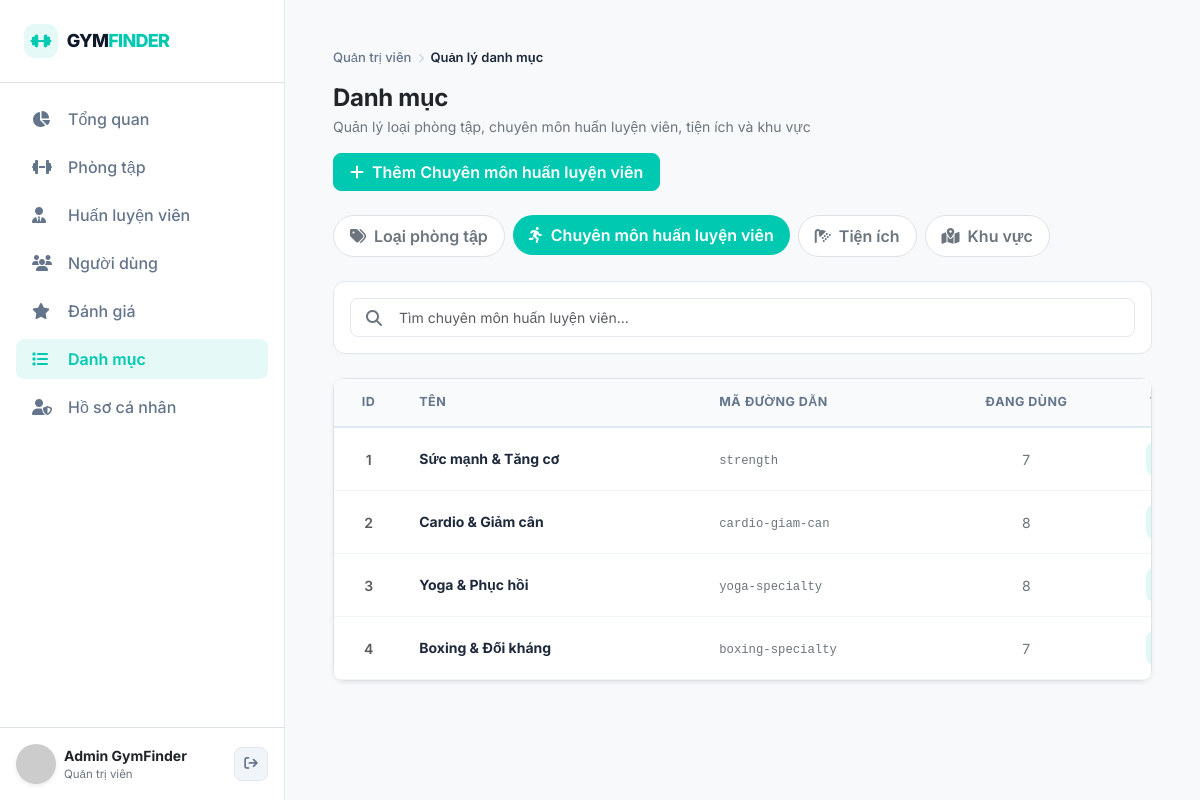
Page /admin/pages/categories.php?tab=specialties (signed in) on the committed database.
### tables this page shows
CREATE TABLE users (
  id            INT UNSIGNED NOT NULL AUTO_INCREMENT,
  full_name     VARCHAR(100) NOT NULL,
  email         VARCHAR(255) NOT NULL,
  phone         VARCHAR(20)  NULL,
  password_hash VARCHAR(255) NOT NULL,
  avatar_url    VARCHAR(255) NULL,
  role          ENUM('user','admin')    NOT NULL DEFAULT 'user',
  status        ENUM('active','locked') NOT NULL DEFAULT 'active',
  last_login_at DATETIME NULL,
  created_at    DATETIME NOT NULL DEFAULT CURRENT_TIMESTAMP,
  updated_at    DATETIME NOT NULL DEFAULT CURRENT_TIMESTAMP ON UPDATE CURRENT_TIMESTAMP,

  PRIMARY KEY (id),
  UNIQUE KEY uq_users_email (email),
  UNIQUE KEY uq_users_phone (phone),
  KEY idx_users_role_status (role, status),

  CONSTRAINT chk_users_phone
    CHECK (phone IS NULL OR phone REGEXP '^\\+?[0-9]{9,14}$')
);

CREATE TABLE specialties (
  id   INT UNSIGNED NOT NULL AUTO_INCREMENT,
  name VARCHAR(100) NOT NULL,
  slug VARCHAR(120) NOT NULL,

  PRIMARY KEY (id),
  UNIQUE KEY uq_specialties_name (name),
  UNIQUE KEY uq_specialties_slug (slug)
);

### backend/helpers.php (called while the page is built, shortened)
<?php
function gf_url(string $path = ''): string
{
    $prefix = $GLOBALS['GF_PREFIX'] ?? '';
    return $prefix . ltrim($path, '/');
}
function gf_h(?string $s): string
{
    return htmlspecialchars((string) $s, ENT_QUOTES | ENT_SUBSTITUTE, 'UTF-8');
}
function gf_resolve_image_url(?string $url): ?string
{
    if ($url === null) {
        return null;
    }
    $url = trim($url);
    if (!preg_match('#^/?uploads/([A-Za-z0-9._-]+\.(?:jpg|jpeg|png|webp))$#i', $url, $m)) {
        return null;
    }
    $filename = $m[1];
    return gf_url('uploads/' . $filename);
}
function gf_avatar(?string $url, int $id = 0, string $name = 'User'): string
{
    $resolved = gf_resolve_image_url($url);
    return 'https://ui-avatars.com/api/?name=' . urlencode($name) . '&background=00c9b1&color=fff';
}
function gf_logo(string $variant = 'header', ?string $href = null, string $extraClass = '', bool $asLink = true): string
{
    $logoVariant = $variant;
    $logoHref = $href;
    $logoClass = $extraClass;
    $logoAsLink = $asLink;
    require dirname(__DIR__) . '/includes/logo.php';
    return ob_get_clean() ?: '';
}

### backend/db.php (called while the page is built, shortened)
<?php
function gf_pdo(): PDO
{
    return $GLOBALS['GF_PDO'];
}

### backend/auth.php (called while the page is built, shortened)
<?php
function gf_current_user(): ?array
{
    $id = $_SESSION['user_id'] ?? null;
    $st = gf_pdo()->prepare('SELECT id, full_name, email, phone, avatar_url, role, status, created_at, updated_at FROM users WHERE id = ?');
    $st->execute([(int) $id]);
    $user = $st->fetch() ?: null;
    return $user ?: null;
}
function gf_require_login(?string $redirect = null): array
{
    $user = gf_current_user();
    return $user;
}
function gf_require_admin(): array
{
    $user = gf_require_login(gf_url('admin/pages/dashboard.php'));
    return $user;
}

### admin/pages/categories.php (the view, shortened to what this page needs)
<?php
require_once dirname(__DIR__, 2) . '/backend/bootstrap.php';
require_once dirname(__DIR__) . '/components/table.php';
$tabs = [
    'categories'  => ['label' => 'Loại phòng tập', 'icon' => 'fa-tags', 'table' => 'categories'],
    'specialties' => ['label' => 'Chuyên môn huấn luyện viên', 'icon' => 'fa-person-running', 'table' => 'specialties'],
    'amenities'   => ['label' => 'Tiện ích', 'icon' => 'fa-shower', 'table' => 'amenities'],
    'districts'   => ['label' => 'Khu vực', 'icon' => 'fa-map-location-dot', 'table' => 'districts'],
];
$tab = (string) ($_GET['tab'] ?? 'categories');
$table = $tabs[$tab]['table'];
$q = trim((string) ($_GET['q'] ?? ''));
$page = max(1, (int) ($_GET['page'] ?? 1));
$limit = $tab === 'categories' ? 8 : 10;
$offset = ($page - 1) * $limit;
$rows = [];
$total = 0;
$usage = [];
if ($tab === 'categories') {
    $catFilters = [
        'limit' => $limit,
        'page'  => $page,
        'sort'  => 'oldest',
        'q'     => $q,
    ];
    $categoryResult = gf_admin_categories_paged($catFilters);
    if ($page > 1 && empty($categoryResult['items']) && (int) $categoryResult['total'] > 0) {
        $page = max(1, (int) ceil((int) $categoryResult['total'] / $limit));
        $catFilters['page'] = $page;
        $categoryResult = gf_admin_categories_paged($catFilters);
    }
    $rows = $categoryResult['items'];
    $total = (int) $categoryResult['total'];
    $st = gf_pdo()->query('SELECT category_id AS rid, COUNT(*) AS total FROM gym_categories GROUP BY category_id');
    if ($st) {
        foreach ($st->fetchAll() as $u) {
            $usage[(int) $u['rid']] = (int) $u['total'];
        }
    }
} else {
    $where = '1=1';
    $params = [];
    $countSt = gf_pdo()->prepare("SELECT COUNT(*) FROM {$table} WHERE {$where}");
    $countSt->execute($params);
    $total = (int) $countSt->fetchColumn();
    $listSt = gf_pdo()->prepare("SELECT * FROM {$table} WHERE {$where} ORDER BY id ASC LIMIT {$limit} OFFSET {$offset}");
    $listSt->execute($params);
    $rows = $listSt->fetchAll();
    if ($table === 'specialties') {
        $st = gf_pdo()->query('SELECT specialty_id AS rid, COUNT(*) AS total FROM trainers GROUP BY specialty_id');
    } elseif ($table === 'amenities') {
        $st = gf_pdo()->query('SELECT amenity_id AS rid, COUNT(*) AS total FROM gym_amenities GROUP BY amenity_id');
    } else {
        $st = gf_pdo()->query('SELECT district_id AS rid, COUNT(*) AS total FROM gyms GROUP BY district_id');
    }
    if ($st) {
        foreach ($st->fetchAll() as $u) {
            $usage[(int) $u['rid']] = (int) $u['total'];
        }
    }
}
$paginationHtml = gf_render_admin_pagination(
    $page,
    $limit,
    $total,
    array_merge(['tab' => $tab], $q !== '' ? ['q' => $q] : [])
);
$adminActive = 'categories';
require dirname(__DIR__, 2) . '/includes/layout_head.php';
require dirname(__DIR__, 2) . '/includes/admin_layout.php';
?>
<div class="d-flex flex-wrap justify-content-between align-items-center gap-3 mb-4">
    <div>
        <h2 class="fw-bold mb-1 text-dark" style="font-size: 24px; letter-spacing: -0.3px;">Danh mục</h2>
        <p class="text-secondary mb-0 small">Quản lý loại phòng tập, chuyên môn huấn luyện viên, tiện ích và khu vực</p>
    </div>
    <button class="btn btn-primary px-3 rounded-3" data-bs-toggle="modal" data-bs-target="#catalogCreate">
        <i class="fa-solid fa-plus me-2"></i>Thêm <?= gf_h($tabs[$tab]['label']) ?>
    </button>
</div>
<ul class="nav nav-pills gap-2 mb-4 flex-wrap">
    <?php foreach ($tabs as $key => $meta): ?>
        <li class="nav-item">
            <a class="nav-link rounded-pill px-3 <?= $key === $tab ? 'active' : 'bg-white border text-secondary' ?>"
               href="<?= gf_h(gf_url('admin/pages/categories.php?tab=' . urlencode($key))) ?>">
                <i class="fa-solid <?= gf_h($meta['icon']) ?> me-2"></i><?= gf_h($meta['label']) ?>
            </a>
        </li>
    <?php endforeach; ?>
</ul>
<form method="get" class="admin-card p-3 mb-4">
    <div class="position-relative">
        <i class="fa-solid fa-magnifying-glass position-absolute top-50 start-0 translate-middle-y ms-3 text-secondary"></i>
        <input class="form-control admin-input ps-5" name="q" value="<?= gf_h($q) ?>" placeholder="Tìm <?= gf_h(mb_strtolower($tabs[$tab]['label'])) ?>...">
    </div>
</form>
<?php if ($tab === 'categories'): ?>
<?php
gf_admin_table_open([
    'id'        => 'categoriesTable',
    'class'     => 'admin-categories-table',
    'min_width' => '960px',
    'columns'   => [
        ['label' => 'ID', 'width' => '60px', 'align' => 'center'],
        ['label' => 'TÊN', 'width' => '220px'],
        ['label' => 'MÔ TẢ', 'width' => '320px'],
        ['label' => 'SỐ PHÒNG TẬP', 'width' => '140px', 'align' => 'center'],
        ['label' => 'TRẠNG THÁI', 'width' => '120px', 'align' => 'center'],
        ['label' => 'THAO TÁC', 'width' => '110px', 'align' => 'right', 'th_class' => 'text-end pe-3'],
    ],
]);
?>
<?php foreach ($rows as $r): ?>
<tr>
    <td class="text-center text-muted fw-semibold"><?= (int)$r['id'] ?></td>
    <td><span class="admin-cell-title"><?= gf_h($r['name']) ?></span></td>
    <td><span class="text-secondary"><?= gf_h($r['description'] ?? '—') ?></span></td>
    <td class="text-center text-secondary"><?= (int)($usage[(int)$r['id']] ?? 0) ?> phòng</td>
    <td class="text-center"><span class="admin-badge <?= $r['is_active'] ? 'badge-success' : 'badge-neutral' ?>"><?= $r['is_active'] ? 'Hoạt động' : 'Tạm ẩn' ?></span></td>
    <td class="text-end pe-3 text-nowrap">
        <button type="button" class="btn btn-action btn-action-edit" data-bs-toggle="modal" data-bs-target="#catalogEdit<?= (int)$r['id'] ?>" title="Chỉnh sửa"><i class="fa-solid fa-pen"></i></button>
        <form method="post" class="d-inline">
            <?= gf_csrf_field() ?>
            <input type="hidden" name="action" value="toggle">
            <input type="hidden" name="id" value="<?= (int)$r['id'] ?>">
            <input type="hidden" name="is_active" value="<?= $r['is_active'] ? '0' : '1' ?>">
            <button class="btn btn-action <?= $r['is_active'] ? 'btn-action-delete' : 'btn-action-edit' ?>" title="<?= $r['is_active'] ? 'Ẩn' : 'Hiện' ?>">
                <i class="fa-solid <?= $r['is_active'] ? 'fa-eye-slash' : 'fa-eye' ?>"></i>
            </button>
        </form>
    </td>
</tr>
<?php endforeach; ?>
<?php
gf_admin_table_close([
    'empty'         => empty($rows),
    'empty_message' => 'Không tìm thấy loại phòng tập nào.',
    'colspan'       => 6,
    'footer_html'   => $paginationHtml,
]);
?>
<?php else: ?>
<?php foreach ($rows as $r): ?>
<tr>
    <td class="text-center text-muted fw-semibold"><?= (int)$r['id'] ?></td>
    <td><span class="admin-cell-title"><?= gf_h($r['name']) ?></span></td>
    <td><code class="small text-secondary"><?= gf_h($r['slug'] ?? '') ?></code></td>
    <td class="text-center text-secondary"><?= (int)($usage[(int)$r['id']] ?? 0) ?></td>
    <td class="text-end pe-3 text-nowrap">
        <button type="button" class="btn btn-action btn-action-edit" data-bs-toggle="modal" data-bs-target="#catalogEdit<?= (int)$r['id'] ?>" title="Sửa"><i class="fa-solid fa-pen"></i></button>
    </td>
</tr>
<?php endforeach; ?>
<?php endif; ?>
</main></div>
</body></html>

### includes/admin_layout.php (shortened to what this page needs)
<?php
$adminActive = $adminActive ?? 'dashboard';
$adminUser = gf_require_admin();
$adminDashboardUrl = gf_url('admin/pages/dashboard.php');
$adminBreadcrumbMap = [
    'dashboard' => 'Tổng quan',
    'gyms' => 'Quản lý phòng tập',
    'trainers' => 'Quản lý huấn luyện viên',
    'users' => 'Quản lý người dùng',
    'reviews' => 'Quản lý đánh giá',
    'categories' => 'Quản lý danh mục',
    'profile' => 'Hồ sơ cá nhân',
];
$adminBreadcrumbCurrent = $adminBreadcrumbMap[$adminActive] ?? 'Tổng quan';
function gf_admin_nav(string $key, string $href, string $icon, string $label, string $active): void
{
    $cls = $key === $active ? ' active bg-primary-light text-primary' : '';
    echo '<li class="nav-item"><a class="nav-link rounded-3 px-3 py-2 mb-1' . $cls . '" href="' . gf_h(gf_url($href)) . '"><i class="fa-solid ' . $icon . ' me-3" style="width:20px;"></i>' . gf_h($label) . '</a></li>';
}
?>
<div class="d-flex admin-shell">
<aside class="sidebar d-flex flex-column" id="sidebar" aria-label="Menu quản trị">
    <div class="p-4 border-bottom d-flex align-items-center justify-content-between gap-2">
        <?= gf_logo('admin', $adminDashboardUrl, 'admin-brand') ?>
    </div>
    <div class="p-3 flex-grow-1 overflow-auto">
        <ul class="nav flex-column gap-1">
            <?php
            gf_admin_nav('dashboard', 'admin/pages/dashboard.php', 'fa-chart-pie', 'Tổng quan', $adminActive);
            ?>
        </ul>
    </div>
    <div class="p-3 border-top mt-auto">
        <div class="d-flex align-items-center gap-2">
            <a href="<?= gf_h(gf_url('admin/pages/profile.php')) ?>" class="d-flex align-items-center gap-2 text-decoration-none min-w-0 flex-grow-1 text-dark" title="Xem và sửa hồ sơ quản trị">
                <img src="<?= gf_h(gf_avatar($adminUser['avatar_url'] ?? null, !empty($adminUser['avatar_url']) ? (int) $adminUser['id'] : 0, $adminUser['full_name'])) ?>" class="rounded-circle shadow-sm" style="width:40px;height:40px;object-fit:cover;aspect-ratio:1/1;flex:0 0 40px;" alt="<?= gf_h($adminUser['full_name']) ?>">
                <div class="min-w-0 text-truncate"><div class="fw-bold small text-truncate"><?= gf_h($adminUser['full_name']) ?></div><div class="text-secondary" style="font-size:11.5px;">Quản trị viên</div></div>
            </a>
            <form method="post" action="<?= gf_h(gf_url('pages/auth/logout.php')) ?>" class="ms-auto"><?= gf_csrf_field() ?><button class="btn btn-action btn-action-view" title="Đăng xuất"><i class="fa-solid fa-arrow-right-from-bracket"></i></button></form>
        </div>
    </div>
</aside>
<main class="main-content flex-grow-1 p-4 p-md-5 bg-light" style="min-width:0;">
    <nav class="admin-breadcrumb" aria-label="Đường dẫn">
        <ol class="admin-breadcrumb-list">
            <li class="admin-breadcrumb-item">
                <a href="<?= gf_h($adminDashboardUrl) ?>" class="admin-breadcrumb-link">Quản trị viên</a>
            </li>
            <li class="admin-breadcrumb-sep" aria-hidden="true"><i class="fa-solid fa-chevron-right"></i></li>
            <li class="admin-breadcrumb-item">
                <span class="admin-breadcrumb-current" aria-current="page"><?= gf_h($adminBreadcrumbCurrent) ?></span>
            </li>
        </ol>
    </nav>

### rows in the picture
users: full_name "Admin GymFinder"
specialties: id "1", name "Sức mạnh & Tăng cơ", slug "strength", id "7"
specialties: id "2", name "Cardio & Giảm cân", slug "cardio-giam-can", id "8"
specialties: id "3", name "Yoga & Phục hồi", slug "yoga-specialty", id "8"
specialties: id "4", name "Boxing & Đối kháng", slug "boxing-specialty", id "7"

### other values in the picture
gf_h($label) "Tổng quan Phòng tập Huấn luyện viên Người dùng Đánh giá Danh mục Hồ sơ cá nhân"
gf_h($adminBreadcrumbCurrent) "Quản lý danh mục"
gf_h($tabs[$tab]['label']) "Chuyên môn huấn luyện viên"
gf_h($meta['label']) "Loại phòng tập"
gf_h($meta['label']) "Chuyên môn huấn luyện viên"
gf_h($meta['label']) "Tiện ích"
gf_h($meta['label']) "Khu vực"
$col['label'] "ID"
$col['label'] "TÊN"
$col['label'] "MÃ ĐƯỜNG DẪN"
$col['label'] "ĐANG DÙNG"
